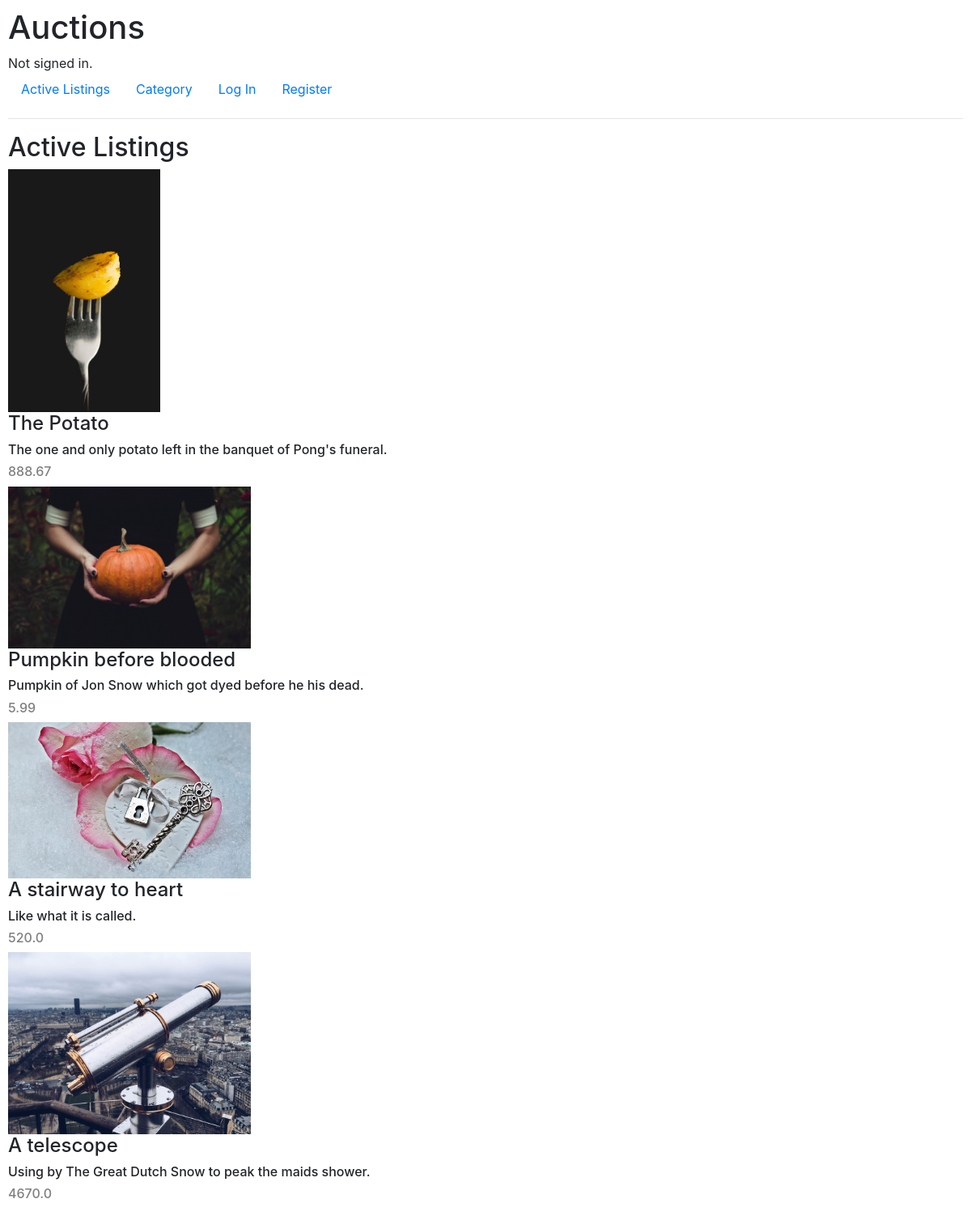
The page / on the database its author committed.
### auctions/models.py (models this page shows, shortened)
class Listing(models.Model):
    item_image = models.ImageField(upload_to='images/', blank=True, null=True)
    item_name = models.CharField(max_length=64)
    item_desc = models.CharField(max_length=128)
    starting_bid = models.FloatField()
    item_category = models.ForeignKey(Category, on_delete=models.CASCADE, related_name="classified")
    watchlist = models.ManyToManyField(User, blank=True, related_name="favorites")

### auctions/views.py (the view)
# urls.py: path("", views.index, name="index"),
def index(request):
    return render(request, "auctions/index.html", {
        "items": Listing.objects.all()
    })

### auctions/templates/auctions/index.html
{% extends "auctions/layout.html" %}
{% block body %}
    <h2>Active Listings</h2>
    {% for item in items %}
        <a href="{% url 'detail' item.item_name %}"><img src="{{ item.item_image.url }}"></a>
        <h4>{{ item.item_name }}</h4>
        <h6>{{ item.item_desc }}</h5>
        <h6 class="bid">{{ item.starting_bid }}</h6>
    {% endfor %}
{% endblock %}

### auctions/static/auctions/styles.css (style rules this page uses)
body { padding: 10px; }
img { max-width: 300px; max-height: 300px; }
.bid { color: gray; }

### rows shown on the page
Listing: item_image (picture), item_name "The Potato", item_desc "The one and only potato left in the banquet of Pong's funeral.", starting_bid "888.67"
Listing: item_image (picture), item_name "Pumpkin before blooded", item_desc "Pumpkin of Jon Snow which got dyed before he his dead.", starting_bid "5.99"
Listing: item_image (picture), item_name "A stairway to heart", item_desc "Like what it is called.", starting_bid "520.0"
Listing: item_image (picture), item_name "A telescope", item_desc "Using by The Great Dutch Snow to peak the maids shower.", starting_bid "4670.0"
